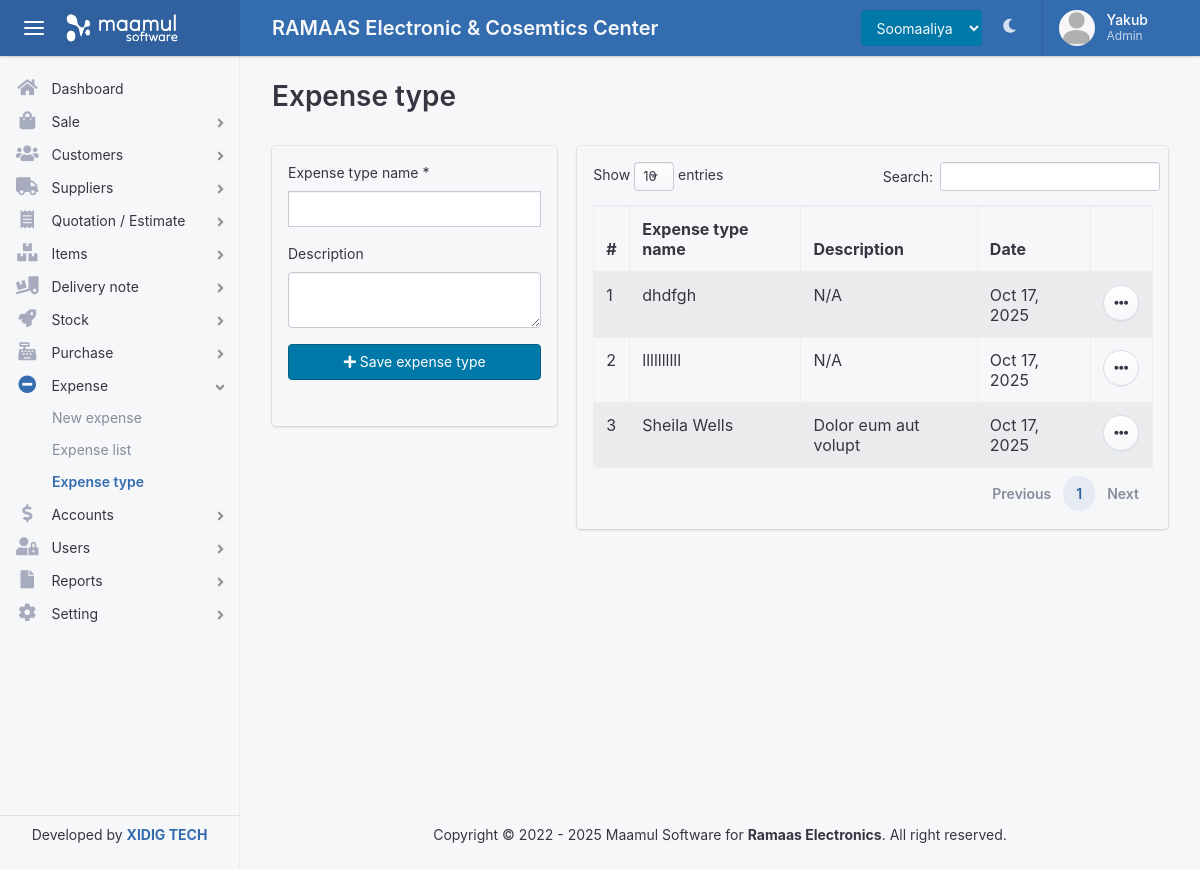
/expense/type.php (signed in), run on the app's committed database.
### tables this page shows
CREATE TABLE `usergroup` (
  `group_id` int(11) NOT NULL,
  `group_name` varchar(50) DEFAULT NULL,
  `description` varchar(50) DEFAULT NULL,
  `warehouse` int(11) DEFAULT NULL,
  `created_date` datetime DEFAULT NULL,
  `created_by` int(11) DEFAULT NULL
);

CREATE TABLE `menu` (
  `menu_id` int(11) NOT NULL,
  `menu_name` varchar(50) DEFAULT NULL,
  `menu_icon` varchar(50) DEFAULT NULL,
  `has_sup_menu` int(11) DEFAULT NULL,
  `url` varchar(255) DEFAULT NULL,
  `sort_by` int(11) NOT NULL
);

CREATE TABLE `submenu` (
  `submenu_id` int(11) NOT NULL,
  `menu_id` int(11) DEFAULT NULL,
  `sub_menu_name` varchar(50) DEFAULT NULL,
  `url` varchar(255) DEFAULT NULL
);

CREATE TABLE `expense_type` (
  `expense_type_id` int(11) NOT NULL,
  `name` varchar(50) DEFAULT NULL,
  `description` varchar(50) DEFAULT NULL,
  `reg_date` datetime DEFAULT NULL,
  `reg_by` int(11) DEFAULT NULL,
  `warehouse` int(11) DEFAULT NULL
);

### expense/type.php (the view, shortened to what this page needs)
<?php $title = "Expense type"; include(ROOT_PATH . '/inc/header.php'); ?>
      <?php $menu = 'Expense'  ?>
      <?php $smenu = 'Expense type'  ?>
  <body>
    <div class="app">
      <?php include(ROOT_PATH .'/inc/nav.php'); ?>
      <?php include(ROOT_PATH . '/inc/sidebar.php'); ?>
      <main class="app-main">
        <div class="wrapper">
          <div class="page">
            <div class="page-inner">
              <header class="page-title-bar">
              <div class="row">
                <div class="col-md-6">
                  <h1 class="page-title"> Expense type </h1>
                </div>
                <div class="col-md-6 text-right">
                </div>
              </div>
              </header>
              <div class="page-section">
                <div class="section-block">
                  <div class="row">
                    <div class="col-md-4">
                      <div class="card bg-light ">
                        <div class="card-body ">
                          <form class='row' method='post' id='frmAddRole'>
                            <div class='form-group col-md-12'>
                              <label for=''> Expense type name *</label>
                              <input type='text' name='etname' id='etname' minlength='3' maxlength='30' class='form-control rounded-0' autocomplete="off" required>
                            </div>
                            <div class='form-group col-md-12'>
                              <label for=''> Description </label>
                              <textarea name="desc" id="desc"  class='form-control'></textarea>
                            </div>
                            <div class="form-group col-md-12">
                              <button type="submit" class="btn btn-info btn-block"> <i class="fa fa-plus"></i> Save expense type</button>
                            </div>
                          </form>
                        </div>
                      </div>
                    </div>
                    <div class="col-md-8">
                      <div class="card bg-light">
                      <div class="card-body ">
                        <table id="example1" class="table table-bordered  table-striped ">
                          <thead>
                            <tr>
                              <th>#</th>
                              <th>Expense type name</th>
                              <th>Description</th>
                              <th>Date</th>
                              <th></th>
                            </tr>
                          </thead>
                          <tbody>
                             <?php
                              $i = 0;
                              $stmt = "SELECT * FROM expense_type ORDER BY expense_type_id DESC";
                              $result = mysqli_query($con, $stmt);
                              while($row = mysqli_fetch_assoc($result)){
                                $i++;
                                $id = $row['expense_type_id'];
                                $name = $row['name'];
                                $des = $row['description'];
                                $date = date("M d, Y", strtotime($row['reg_date']));
                                if($des == "" ){ $des = "N/A"; }
                                echo "
                                  <tr>
                                    <td>$i</td>
                                    <td>$name</td>
                                    <td>$des</td>
                                    <td>$date</td>
                                    <td>
                                      <div class='dropdown d-inline-block'>
                                        <button class='btn btn-icon btn-secondary' data-toggle='dropdown' aria-expanded='false'><i class='fa fa-fw fa-ellipsis-h'></i></button>
                                        <div class='dropdown-menu dropdown-menu-right' style=''>
                                          <div class='dropdown-arrow'></div>
                                          <button type='button' id='edit_etype' data-id='$id' class='dropdown-item'> <i class='fa fa-edit'></i> Edit Expense Type</button>
                                          <button type='button' class='dropdown-item btn-danger' id='del_etype' data-id='$id'><i class='fa fa-trash'></i> Delete Expense Type</button>
                                        </div>
                                      </div>
                                    </td>
                                  </tr>
                                ";
                              }
                             ?>
                          </tbody>
                        </table>
                      </div>
                      </div>
                    </div>
                  </div>
                </div>
              </div>
            </div>
          </div>
        </div>
          <?php include(ROOT_PATH .'/inc/footer.php'); ?>
      </main>
    </div>
<?php include(ROOT_PATH .'/inc/footer_links.php'); ?>

### inc/nav.php (shortened to what this page needs)
<header class="app-header app-header-dark">
        <div class="top-bar">
          <div class="top-bar-brand">
            <button class="hamburger hamburger-squeeze mr-2" type="button" data-toggle="aside-menu" aria-label="toggle aside menu"><span class="hamburger-box"><span class="hamburger-inner"></span></span></button>
            <a href="<?= BASE_URL ?>">
                <img src="<?= BASE_URL ?>assets/images/logo/logo.png" height='40' alt="">
            </a>
          </div>
          <div class="top-bar-list">
            <div class="top-bar-item top-bar-item-full">
              <h5 class=' w-100 text-light my-1 '>RAMAAS Electronic & Cosemtics Center</h5>
            </div>
            <div class="top-bar-item top-bar-item-right px-0 d-none d-sm-flex">
              <ul class="header-nav nav">
                <div class="nav-item ">
                  <select name="" id="" class="form-control bg-info text-light " style='border:0;'>
                    <option value="English">Soomaaliya</option>
                  </select>
                </div>
                <li class="nav-item dropdown header-nav-dropdown ">
                  <a class="nav-link" data-toggle="skin" href="#"   ><span class="fas fa-moon ml-1"></span></a>
                </li>
              </ul>
              <div class="dropdown d-none d-md-flex">
                <button class="btn-account" type="button" data-toggle="dropdown" aria-haspopup="true" aria-expanded="false"><span class="user-avatar user-avatar-md"><img src="<?= BASE_URL ?>assets/images/<?php if(empty($_SESSION['profile'])){echo 'profile.png';}else{ echo $_SESSION['profile'];}  ?>" alt=""></span> <span class="account-summary pr-lg-4 d-none d-lg-block"><span class="account-name"><?=$_SESSION['fname'] ?></span> <span class="account-description"><?php echo get_role(); ?></span></span></button>
              </div>
            </div>
          </div>
        </div>
      </header>
  <?php
    function get_role(){
      global $con;
      $id = $_SESSION['uid'];
      $stmt = "SELECT * FROM usergroup WHERE group_id in (SELECT usergroup FROM users WHERE userid = $id)";
      $result = mysqli_query($con, $stmt);
      $row = mysqli_fetch_assoc($result);
      echo $row['group_name'];
    }
  ?>

### inc/sidebar.php (shortened to what this page needs)
<aside class="app-aside app-aside-expand-md app-aside-light">
        <div class="aside-content">
          <div class="aside-menu overflow-hidden">
            <nav id="stacked-menu" class="stacked-menu">
              <ul class="menu">
                <li class="menu-item  <?php if(isset($menu) && $menu == 'Dashboard') {echo 'has-active'; }else{ echo '';} ?>">
                  <a href="<?= BASE_URL ?>" class="menu-link"><span class="menu-icon fas fa-home"></span> <span class="menu-text">Dashboard</span></a>
                </li>
                <?php
                  $groupid = $_SESSION['usergroup'];
                  $stmt = "SELECT * from menu WHERE menu_id in (SELECT menu_id FROM submenu WHERE submenu_id IN(
                  SELECT sub_menu_id FROM previlage WHERE group_id = $groupid)) ORDER BY sort_by ASC";
                  $result = mysqli_query($con, $stmt);
                  while($row = mysqli_fetch_assoc($result)){
                    $id = $row['menu_id'];
                    $name = $row['menu_name'];
                    $icon = $row['menu_icon'];
                   if(isset($menu) && $menu == $name) { $is_active = 'has-active'; } else { $is_active = '';}
                    echo "
                    <li class='menu-item  has-child $is_active'>
                      <a href='#' class='menu-link'><span class='$icon'></span> <span class='menu-text'>$name</span></a>
                      <ul class='menu'>  ";
                        $sql = " SELECT * FROM submenu WHERE submenu_id in (SELECT sub_menu_id FROM previlage WHERE group_id = $groupid) AND menu_id = $id";
                        $res = mysqli_query($con, $sql);
                        while($rows = mysqli_fetch_assoc($res)){
                          $sname = $rows['sub_menu_name'];
                          $url = $rows['url'];
                           if(isset($smenu) && $smenu == $sname) { $is_active1 = 'has-active'; } else { $is_active1 = '';}
                          echo "
                          <li class='menu-item $is_active1 '>
                            <a href=' ". BASE_URL . $url ."' class='menu-link'>$sname</a>
                          </li>
                          ";
                        }
                        echo "
                        </ul>
                        </li>
                        ";
                  }
                ?>
              </ul>
            </nav>
          </div>
          <footer class="aside-footer border-top p-2">
            <p href="" class="text-center"> Developed by <strong> <a href="xidigtech.com">XIDIG TECH</a> </strong> </p>
          </footer>
        </div>
      </aside>

### data on the page
usergroup: group_name "Admin"
menu: menu_name "Sale"
menu: menu_name "Customers"
menu: menu_name "Suppliers"
menu: menu_name "Quotation / Estimate"
menu: menu_name "Items"
menu: menu_name "Delivery note"
menu: menu_name "Stock"
menu: menu_name "Purchase"
menu: menu_name "Expense"
submenu: sub_menu_name "New expense"
submenu: sub_menu_name "Expense list"
submenu: sub_menu_name "Expense type"
menu: menu_name "Accounts"
menu: menu_name "Users"
menu: menu_name "Reports"
menu: menu_name "Setting"
expense_type: name "dhdfgh", description "N/A", reg_date "Oct 17, 2025"
expense_type: name "llllllllll", description "N/A", reg_date "Oct 17, 2025"
expense_type: name "Sheila Wells", description "Dolor eum aut volupt", reg_date "Oct 17, 2025"

### other printed values
$_SESSION['fname'] "Yakub"
